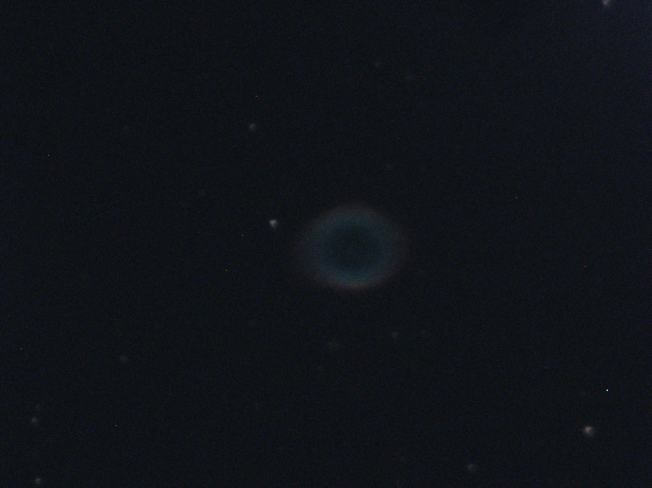
#> input picture lights/M57_00005.tif, 1304 x 976 px (shown at 1/2 size); its folder holds 4 pictures in this run; the run also reads 2 pictures not shown here
$ python test.py
#> lines starting #> are read from the running program, lines starting #| are printed output that depends on the picture; pictures that were not available may be replaced by others from this repository, and a replacement may not be noted
import numpy as np
import matplotlib.pyplot as plt
from scipy.ndimage import rotate
import os
from matplotlib.image import imread


lights_folder = r"lights/"
darks_folder = r"darks/"

lights_paths = [f for f in os.listdir(lights_folder) if os.path.isfile(os.path.join(lights_folder, f))]
darks_paths = [f for f in os.listdir(darks_folder) if os.path.isfile(os.path.join(darks_folder, f))]
lights = [np.array(imread(f"{lights_folder}{lights_paths[i]}")) for i in range(len(lights_paths))]
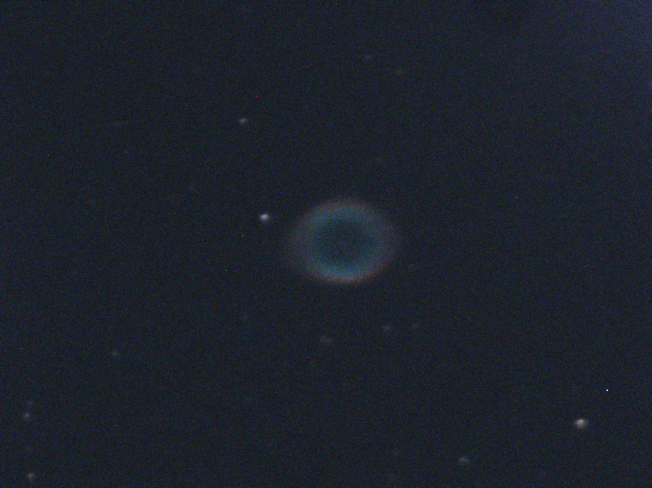
#> input picture lights/M57_00013.tif, 1304 x 976 px (shown at 1/2 size)
#> lights = 4 items
darks = [np.array(imread(f"{darks_folder}{darks_paths[i]}")) for i in range(len(darks_paths))]
#> darks = 1 item

img_unrotated = lights[0]
#> img_unrotated is the input picture: shape (976, 1304, 3); mean R, G, B 15.9, 19.1, 24.5
ANGLE = -25
img_rotated = rotate(input=img_unrotated, angle=ANGLE, reshape=True)
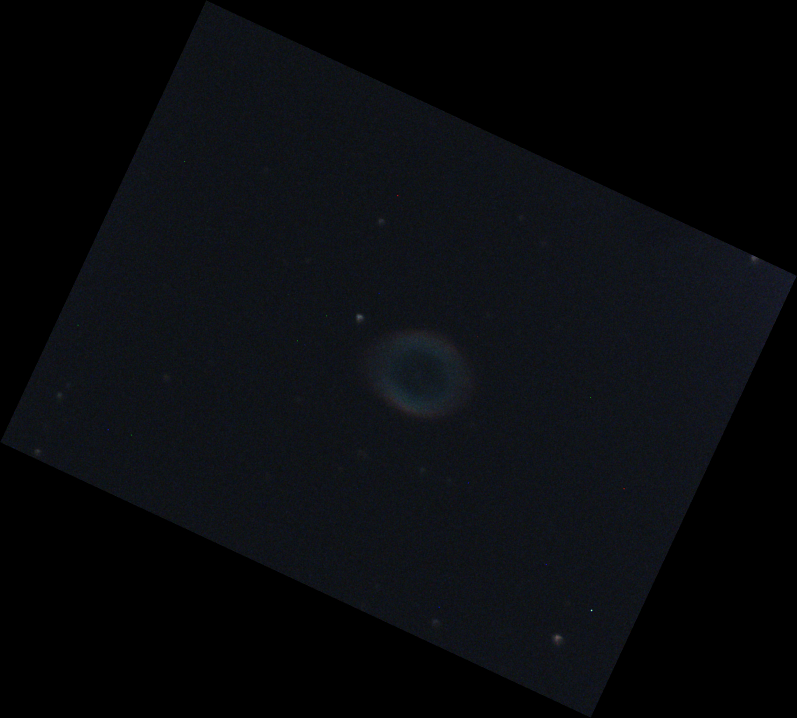
#> img_rotated: shape (1436, 1594, 3) (shown at 1/2 size); mean R, G, B 8.8, 10.6, 13.6

def transform_fn(x:float|np.ndarray, y:float|np.ndarray, theta:float, shape:tuple) -> tuple :
    height, width = shape
    theta = theta - np.floor(theta / (2*np.pi))*2*np.pi # Make it so theta is between 0 and 2*np.pi
    if theta <= np.pi/2:
        x_ = x*np.cos(theta)+y*np.sin(theta)
        y_ = y*np.cos(theta)-x*np.sin(theta)+width*np.sin(theta)
    elif (theta > np.pi/2) and (theta <= np.pi):
        x_ = x*np.cos(theta)+y*np.sin(theta)+width*np.sin(theta-np.pi/2)
        y_ = y*np.cos(theta)-x*np.sin(theta)+width*np.sin(theta)+height*np.sin(theta-np.pi/2)
    elif (theta > np.pi) and (theta <= 3*np.pi/2):
        x_ = x*np.cos(theta)+y*np.sin(theta)+width*np.cos(theta-np.pi)+height*np.sin(theta-np.pi)
        y_ = y*np.cos(theta)-x*np.sin(theta)+height*np.cos(theta-np.pi)
    else:
        x_ = x*np.cos(theta)+y*np.sin(theta)+height*np.cos(theta-3*np.pi/2)
        y_ = y*np.cos(theta)-x*np.sin(theta)
    return (x_, y_)

dots_x = []
dots_y = []
dots_c = []
dots_y_temp = np.linspace(img_unrotated.shape[0]*0.1, img_unrotated.shape[0]*0.9, 15)
for i in range(15):
    dots_x += list(np.linspace(img_unrotated.shape[1]*0.1, img_unrotated.shape[1]*0.9, 15))
    dots_y += [dots_y_temp[i] for k in range(15)]
    dots_c += [i*15+k for k in range(15)]
#> after the loop, dots_c = 225 values from 0 to 224; dots_y = 225 values from 97.6 to 878.4

ax1 = plt.subplot(121)
ax2 = plt.subplot(122)#, sharex=ax1, sharey=ax1)
ax1.imshow(img_unrotated, origin="lower")
ax2.imshow(img_rotated, origin="lower")
pos = (500,400)
#ax1.plot(pos[0],pos[1], marker="o", color="red", ls="None")
ax1.scatter(dots_x, dots_y, c=dots_c, ls="None", marker=".")
pos_ = transform_fn(np.array(dots_x), np.array(dots_y), theta=ANGLE/180*np.pi, shape=img_unrotated.shape[:2])
ax2.scatter(pos_[0], pos_[1], c=dots_c, ls="None", marker=".")
#ax2.plot(pos_[0],pos_[1], marker="o", color="red", ls="None")
plt.show()
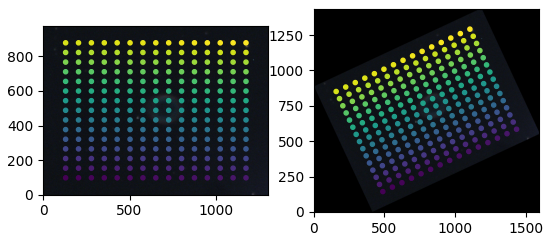
#> figure drawn by matplotlib, 2 panels
